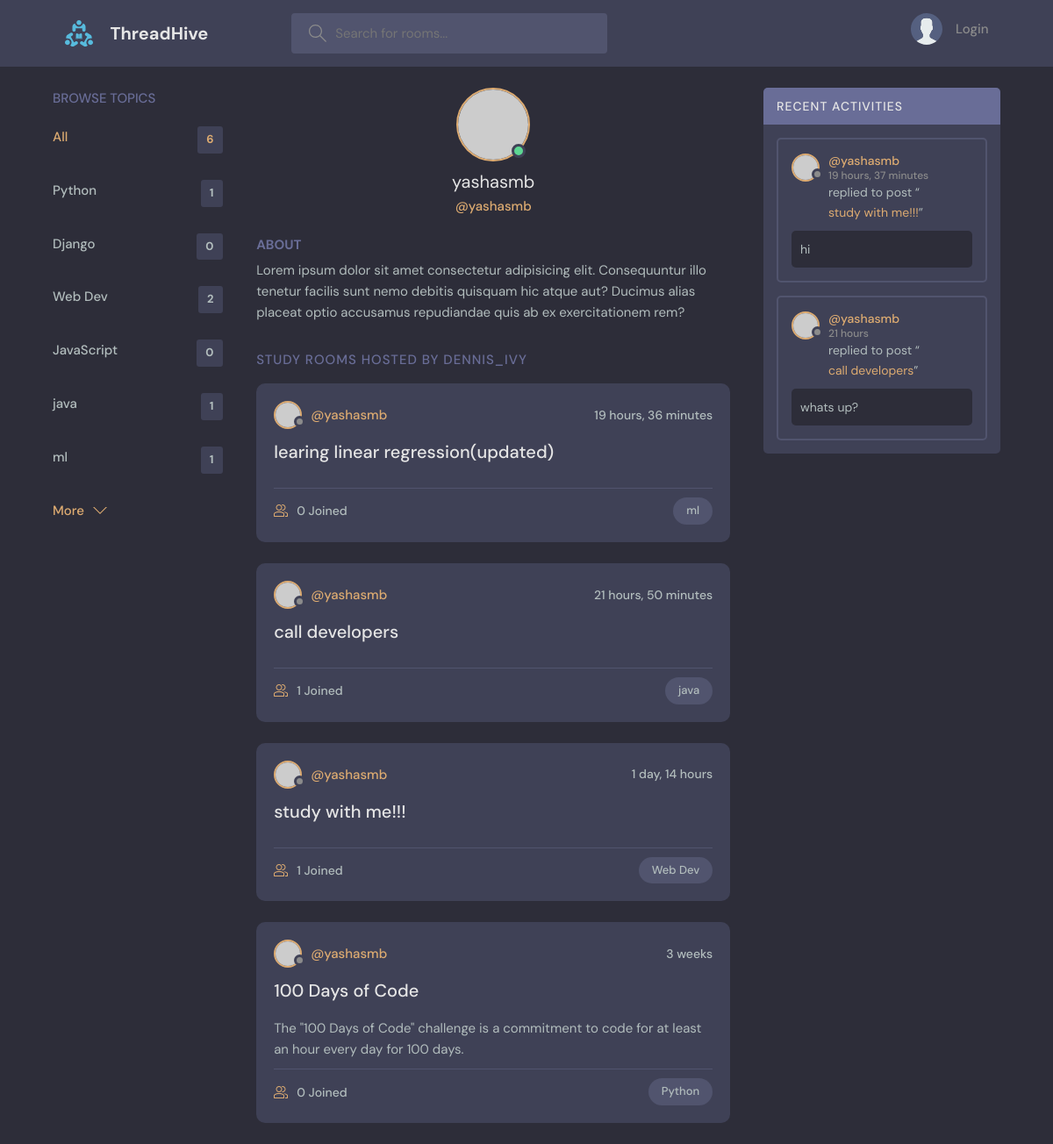
The app's page /profile/1 with its own data.
### base/models.py (models this page shows, shortened)
class Topic(models.Model):
    name = models.CharField(max_length=200)

class Room(models.Model):
    host=models.ForeignKey(User, on_delete=models.SET_NULL,null = True)
    topic=models.ForeignKey(Topic, on_delete=models.SET_NULL,null = True)
    name = models.CharField(max_length=200)
    description = models.TextField(null=True, blank=True)
    participants = models.ManyToManyField(User, related_name='participants', blank=True)
    updated = models.DateTimeField(auto_now=True)
    created = models.DateTimeField(auto_now_add=True)
    class Meta:
        ordering = ['-updated','-created']
    def __str__(self) :
        return  self.name

class Message(models.Model):
    user= models.ForeignKey(User,on_delete=models.CASCADE)
    room = models.ForeignKey(Room,on_delete=models.CASCADE)
    body  =models.TextField()
    update = models.DateTimeField(auto_now=True)
    created = models.DateTimeField(auto_now_add=True)
    class Meta:
        ordering = ['-update','-created']

### base/views.py (the view)
# urls.py: path('profile/<str:pk>',views.userProfile, name='user-profile'),
def userProfile(requests, pk):
    user = User.objects.get(id=pk)
    rooms = user.room_set.all()
    room_messages = user.message_set.all()
    topics = Topic.objects.all()
    context={'user':user, 'Rooms':rooms, 'room_messages':room_messages, 'topics':topics}
    return render(requests, 'base/profile.html',context)

### base/templates/base/profile.html (shortened to what this page needs)
{% extends "main.html" %}
{% block content %}
  <main class="profile-page layout layout--3">
    <div class="container">
      <div>{% include 'base/topics_component.html' %}</div>
      <div class="roomList">
        <div class="profile">
          <div class="profile__avatar">
            <div class="avatar avatar--large active">
              <img src="https://randomuser.me/api/portraits/men/11.jpg" />
            </div>
          </div>
          <div class="profile__info">
            <h3> {{user.username}}</h3>
            <p>@{{user.username}}</p>
          </div>
          <div class="profile__about">
            <h3>About</h3>
            <p>
              Lorem ipsum dolor sit amet consectetur adipisicing elit. Consequuntur illo tenetur
              facilis sunt nemo debitis quisquam hic atque aut? Ducimus alias placeat optio
              accusamus repudiandae quis ab ex exercitationem rem?
            </p>
          </div>
        </div>
        <div class="roomList__header">
          <div>
            <h2>Study Rooms Hosted by dennis_ivy</a>
            </h2>
          </div>
        </div>
        <div>{% include 'base/feed_component.html' %}</div>
      </div>
      <div>{% include 'base/activity_component.html' %}</div>
    </div>
  </main>
  {% endblock content%}

### base/templates/base/topics_component.html
<div class="topics">
  <div class="topics__header">
    <h2>Browse Topics</h2>
  </div>
  <ul class="topics__list">
    <li>
      <a href="{% url 'home' %}" class="active">All <span>{{topics.count}}</span></a>
    </li>
    {% for topic in topics %}
    <li>
      <a href="{% url 'home' %}?q={{topic.name}}">{{topic.name}} <span>{{topic.room_set.all.count}}</span></a>
    </li>
    {% endfor  %}
  </ul>
   <a class="btn btn--link" href='{% url "topics" %}'>
    More
    <svg version="1.1" xmlns="http://www.w3.org/2000/svg" width="32" height="32" viewBox="0 0 32 32">
      <title>chevron-down</title>
      <path d="M16 21l-13-13h-3l16 16 16-16h-3l-13 13z"></path>
    </svg>
  </a>
</div>

### base/templates/base/feed_component.html (shortened to what this page needs)
{% for room in Rooms %}
<div class="roomListRoom">
    <div class="roomListRoom__header">
      <a href="{% url 'user-profile' room.host.id %}" class="roomListRoom__author">
        <div class="avatar avatar--small">
          <img src="https://randomuser.me/api/portraits/women/11.jpg" />
        </div>
        <span>@{{room.host.username}}</span>
      </a>
      <div class="roomListRoom__actions">
        <span>{{room.created|timesince}}</span>
      </div>
    </div>
    <div class="roomListRoom__content">
      <a href="{% url 'room' room.id %}">{{room.name}}</a>
      <p>
        {{room.description}}
      </p>
    </div>
    <div class="roomListRoom__meta">
      <a href="{% url 'room' room.id %}" class="roomListRoom__joined">
        {{room.participants.all.count}} Joined
      </a>
      <p class="roomListRoom__topic">{{room.topic.name}}</p>
    </div>
  </div>
    {% endfor %}

### base/templates/base/activity_component.html (shortened to what this page needs)
<div class="activities">
  <div class="activities__header">
    <h2>Recent Activities</h2>
  </div>
  {% for message in room_messages %}
  <div class="activities__box">
    <div class="activities__boxHeader roomListRoom__header">
      <a href="{% url 'user-profile' message.user.id%}" class="roomListRoom__author">
        <div class="avatar avatar--small">
          <img src="https://randomuser.me/api/portraits/women/11.jpg" />
        </div>
        <p>
          @{{message.user}}
          <span>{{message.created |timesince}}</span>
        </p>
      </a>
    </div>
    <div class="activities__boxContent">
      <p>replied to post “<a href="{% url 'room' message.room.id %}">{{message.room}}</a>”</p>
      <div class="activities__boxRoomContent">
        {{message.body}}
      </div>
    </div>
  </div>
  {% endfor %}
</div>

### records on screen
Topic: name "Python", room_set.all.count "1"
Topic: name "Django", room_set.all.count "0"
Topic: name "Web Dev", room_set.all.count "2"
Topic: name "JavaScript", room_set.all.count "0"
Topic: name "java", room_set.all.count "1"
Topic: name "ml", room_set.all.count "1"
Room: host.username "yashasmb", created "19 hours, 36 minutes", name "learing linear regression(updated)", participants.all.count "0", topic.name "ml"
Room: host.username "yashasmb", created "21 hours, 50 minutes", name "call developers", participants.all.count "1", topic.name "java"
Room: host.username "yashasmb", created "1 day, 14 hours", name "study with me!!!", participants.all.count "1", topic.name "Web Dev"
Room: host.username "yashasmb", created "3 weeks", name "100 Days of Code", description "The \"100 Days of Code\" challenge is a commitment to code for at least an hour every day for 100 days.", participants.all.count "0", topic.name "Python"
Message: user "yashasmb", created "19 hours, 37 minutes", room "study with me!!!", body "hi"
Message: user "yashasmb", created "21 hours", room "call developers", body "whats up?"

### other values on screen
{{ topics.count }} "6"
{{ user.username }} "yashasmb"
